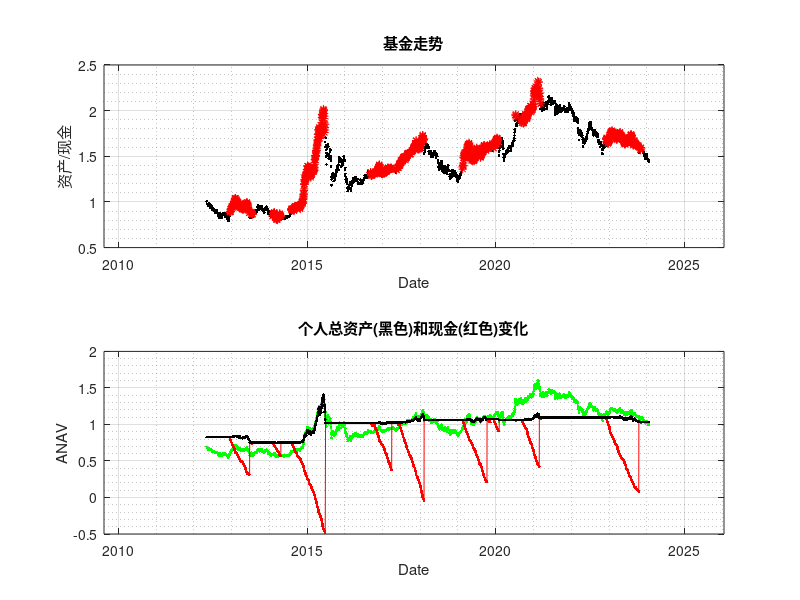

MATLAB code to generate this figure:

%DataChinaFundCached('290010'  , '2000-01-01' , '2024-10-11');
load('dataCache.mat');




 




date = data.F510300(:,1);

price = data.F510300(:,2);


share = price*0;
invst = price*0;
money = price*0;

capital= money + share .*  price;
 

N=length(date);

% 做价格涨跌

dp    = price*0;
ddp  = price*0;
mdp   = price*0;

money(1)=4;

for i=2:N
	dp(i)=price(i)-price(i-1);
	in=i-150;
	if (in<1) in=1; end
	 
	
	mdp(i)= mean (dp(in:i).*abs(dp(in:i)));
	%mdp(i)= mean (dp(in:i) );
	
	share(i)=share(i-1);
	money(i)=money(i-1);
	
	
	capital(i)= money (i)+ share(i)*  price(i);
	
	if (i>100)
		if (mdp(i-1)>0 )
			if (dp(i-1)>mdp(i-1))  
				t=abs(capital(i))/100;
				 
				share(i)=share(i-1) + t/price(i);
				money(i)=money(i)-t; 
			end
		else
			 
			share(i)=0;
			money(i)=money(i)+share(i-1) *price(i); 
		end
			
	end

end

 


capital= money + share .*  price;




subplot(2,1,1);
plot(date, price, 'k.'); hold on; 
plot(date(mdp>0), price(mdp>0), 'r*'); hold on; 
xlabel('Date');ylabel('资产/现金');
title('基金走势');
datetick('x', 'yyyy','keeplimits');
grid on;
grid minor;
hold off;



subplot(2,1,2);
plot(date, price/mean(price), 'g.-'); hold on; 
plot(date, money/mean(capital), 'r.-'); hold on; 
plot(date, capital/mean(capital), 'k.-'); hold on;
xlabel('Date');
ylabel('ANAV');
title('个人总资产(黑色)和现金(红色)变化');
datetick('x', 'yyyy','keeplimits');
grid on;
grid minor;
hold off;
 
 
 minMoney = abs(min(money));
 
 (capital(end)/ minMoney)^(365/(date(end)-date(1)))